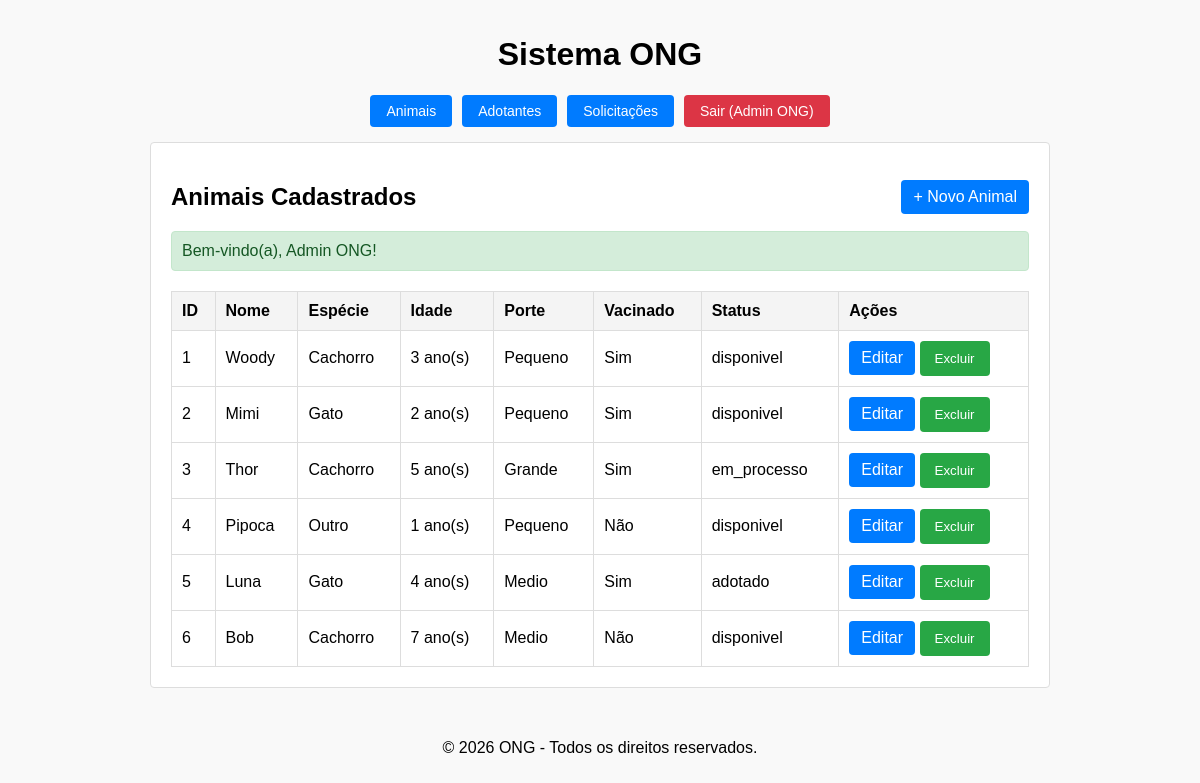
/ (signed in), run on the app's committed database.
### tables this page shows
CREATE TABLE animais (
    id INT AUTO_INCREMENT PRIMARY KEY,
    nome VARCHAR(100) NOT NULL,
    especie ENUM('Cachorro', 'Gato', 'Outro') NOT NULL,
    idade_anos INT NOT NULL,
    porte ENUM('Pequeno', 'Medio', 'Grande') NOT NULL,
    vacinado TINYINT(1) DEFAULT 0,
    descricao TEXT,
    status ENUM('disponivel', 'em_processo', 'adotado') DEFAULT 'disponivel'
);

### app/Controllers/AnimalController.php (called while the page is built, shortened)
<?php
class AnimalController
{
    private Animal $animalModel;
    public function __construct()
    {
        $this->animalModel = new Animal();
    }
    public function index(): void
    {
        $animais = $this->animalModel->findAll();
        require_once __DIR__ . '/../Views/animais/index.php';
    }
}

### app/Models/Model.php (called while the page is built, shortened)
<?php
abstract class Model
{
    public function __construct()
    {
        $database = new Database();
        $this->db = $database->getConnection();
    }
}

### config/Database.php (called while the page is built, shortened)
<?php
class database
{
    private string $host = 'db';
    private string $database = 'ong_adocao';
    private string $user = 'root';
    private string $password = 'root';
    public function getConnection(): PDO
    {
        $dsn = "mysql:host={$this->host}; dbname={$this->database}; charset=utf8mb4";
        return new PDO($dsn, $this->user, $this->password, [
            PDO::ATTR_ERRMODE => PDO::ERRMODE_EXCEPTION,
            PDO::ATTR_DEFAULT_FETCH_MODE => PDO::FETCH_ASSOC
        ]);
    }
}

### app/Models/Animal.php (called while the page is built, shortened)
<?php
class Animal extends Model
{
    public function findAll(): array
    {
        $query = $this->db->query
        (
            "SELECT * FROM animais"
        );
        return $query->fetchAll();
    }
}

### app/Views/animais/index.php (the view, shortened to what this page needs)
<?php require_once __DIR__ . '/../layouts/header.php'; ?>
<div style="display: flex; justify-content: space-between; align-items: center;">
    <h2>Animais Cadastrados</h2>
    <a href="/animais/criar" class="btn">+ Novo Animal</a>
</div>
<?php require_once __DIR__ . '/../includes/feedback.php'; ?>
<table>
    <thead>
        <tr>
            <th>ID</th>
            <th>Nome</th>
            <th>Espécie</th>
            <th>Idade</th>
            <th>Porte</th>
            <th>Vacinado</th>
            <th>Status</th>
            <th>Ações</th>
        </tr>
    </thead>
    <tbody>
        <?php if (!empty($animais)): ?>
            <?php foreach ($animais as $animal): ?>
                <tr>
                    <td><?= htmlspecialchars($animal['id']) ?></td>
                    <td><?= htmlspecialchars($animal['nome']) ?></td>
                    <td><?= htmlspecialchars($animal['especie']) ?></td>
                    <td><?= htmlspecialchars($animal['idade_anos']) ?> ano(s)</td>
                    <td><?= htmlspecialchars($animal['porte']) ?></td>
                    <td>
                        <?= !empty($animal['vacinado']) ? 'Sim' : 'Não' ?>
                    </td>
                    <td><?= htmlspecialchars($animal['status']) ?></td>
                    <td>
                        <a
                            href="/animais/editar?id=<?= $animal['id'] ?>"
                            class="btn"
                        >
                            Editar
                        </a>
                        <form
                            action="/animais/apagar"
                            method="POST"
                            style="display: inline;"
                            onsubmit="return confirm('Tem certeza que deseja excluir este animal?');"
                        >
                            <button type="submit">
                                Excluir
                            </button>
                        </form>
                    </td>
                </tr>
            <?php endforeach; ?>
        <?php endif; ?>
    </tbody>
</table>
<?php require_once __DIR__ . '/../layouts/footer.php'; ?>

### public/css/style.css (style rules this page uses)
body { font-family: Arial, sans-serif; margin: 0; padding: 0; display: flex; flex-direction: column; align-items: center; min-height: 100vh; background-color: #f9f9f9; }
button { padding: 10px 15px; background-color: #28a745; color: white; border: none; border-radius: 4px; cursor: pointer; }
table { width: 100%; border-collapse: collapse; margin-top: 20px; }
th, td { border: 1px solid #ddd; padding: 10px; text-align: left; }
th { background-color: #f4f4f4; }
.btn { display: inline-block; padding: 8px 12px; background-color: #007bff; color: white; text-decoration: none; border-radius: 4px; }

### data on the page
animais: id "1", nome "Woody", especie "Cachorro", idade_anos "3", porte "Pequeno", vacinado "Sim", status "disponivel"
animais: id "2", nome "Mimi", especie "Gato", idade_anos "2", porte "Pequeno", vacinado "Sim", status "disponivel"
animais: id "3", nome "Thor", especie "Cachorro", idade_anos "5", porte "Grande", vacinado "Sim", status "em_processo"
animais: id "4", nome "Pipoca", especie "Outro", idade_anos "1", porte "Pequeno", vacinado "Não", status "disponivel"
animais: id "5", nome "Luna", especie "Gato", idade_anos "4", porte "Medio", vacinado "Sim", status "adotado"
animais: id "6", nome "Bob", especie "Cachorro", idade_anos "7", porte "Medio", vacinado "Não", status "disponivel"

### other printed values
$_SESSION['usuario']['nome'] "Admin ONG"
$mensagem "Bem-vindo(a), Admin ONG!"
